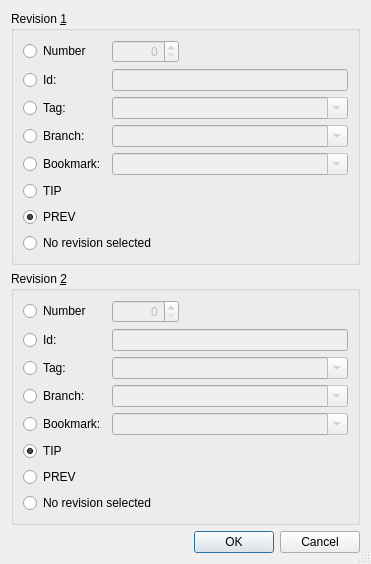
<?xml version="1.0" encoding="UTF-8"?>
<ui version="4.0">
 <class>HgRevisionsSelectionDialog</class>
 <widget class="QDialog" name="HgRevisionsSelectionDialog">
  <property name="geometry">
   <rect>
    <x>0</x>
    <y>0</y>
    <width>371</width>
    <height>505</height>
   </rect>
  </property>
  <property name="windowTitle">
   <string>Mercurial Diff</string>
  </property>
  <property name="sizeGripEnabled">
   <bool>true</bool>
  </property>
  <layout class="QVBoxLayout" name="verticalLayout">
   <item>
    <widget class="QGroupBox" name="rev1GroupBox">
     <property name="title">
      <string>Revision &amp;1</string>
     </property>
     <layout class="QGridLayout" name="gridLayout">
      <item row="0" column="0">
       <widget class="QRadioButton" name="number1Button">
        <property name="toolTip">
         <string>Select to specify a revision by number</string>
        </property>
        <property name="text">
         <string>Number</string>
        </property>
        <property name="checked">
         <bool>false</bool>
        </property>
       </widget>
      </item>
      <item row="0" column="1">
       <widget class="QSpinBox" name="number1SpinBox">
        <property name="enabled">
         <bool>false</bool>
        </property>
        <property name="toolTip">
         <string>Enter a revision number</string>
        </property>
        <property name="alignment">
         <set>Qt::AlignRight</set>
        </property>
        <property name="maximum">
         <number>999999999</number>
        </property>
       </widget>
      </item>
      <item row="0" column="2">
       <spacer>
        <property name="orientation">
         <enum>Qt::Horizontal</enum>
        </property>
        <property name="sizeHint" stdset="0">
         <size>
          <width>40</width>
          <height>20</height>
         </size>
        </property>
       </spacer>
      </item>
      <item row="1" column="0">
       <widget class="QRadioButton" name="id1Button">
        <property name="toolTip">
         <string>Select to specify a revision by changeset id</string>
        </property>
        <property name="text">
         <string>Id:</string>
        </property>
       </widget>
      </item>
      <item row="1" column="1" colspan="2">
       <widget class="QLineEdit" name="id1Edit">
        <property name="enabled">
         <bool>false</bool>
        </property>
        <property name="toolTip">
         <string>Enter a changeset id</string>
        </property>
       </widget>
      </item>
      <item row="2" column="0">
       <widget class="QRadioButton" name="tag1Button">
        <property name="toolTip">
         <string>Select to specify a revision by a tag</string>
        </property>
        <property name="text">
         <string>Tag:</string>
        </property>
       </widget>
      </item>
      <item row="2" column="1" colspan="2">
       <widget class="QComboBox" name="tag1Combo">
        <property name="enabled">
         <bool>false</bool>
        </property>
        <property name="toolTip">
         <string>Enter a tag name</string>
        </property>
        <property name="editable">
         <bool>true</bool>
        </property>
       </widget>
      </item>
      <item row="3" column="0">
       <widget class="QRadioButton" name="branch1Button">
        <property name="toolTip">
         <string>Select to specify a revision by a branch</string>
        </property>
        <property name="text">
         <string>Branch:</string>
        </property>
       </widget>
      </item>
      <item row="3" column="1" colspan="2">
       <widget class="QComboBox" name="branch1Combo">
        <property name="enabled">
         <bool>false</bool>
        </property>
        <property name="toolTip">
         <string>Enter a branch name</string>
        </property>
        <property name="editable">
         <bool>true</bool>
        </property>
       </widget>
      </item>
      <item row="4" column="0">
       <widget class="QRadioButton" name="bookmark1Button">
        <property name="toolTip">
         <string>Select to specify a revision by a bookmark</string>
        </property>
        <property name="text">
         <string>Bookmark:</string>
        </property>
       </widget>
      </item>
      <item row="4" column="1" colspan="2">
       <widget class="QComboBox" name="bookmark1Combo">
        <property name="enabled">
         <bool>false</bool>
        </property>
        <property name="sizePolicy">
         <sizepolicy hsizetype="Expanding" vsizetype="Fixed">
          <horstretch>0</horstretch>
          <verstretch>0</verstretch>
         </sizepolicy>
        </property>
        <property name="toolTip">
         <string>Enter a bookmark name</string>
        </property>
        <property name="editable">
         <bool>true</bool>
        </property>
       </widget>
      </item>
      <item row="5" column="0" colspan="3">
       <widget class="QRadioButton" name="tip1Button">
        <property name="toolTip">
         <string>Select tip revision of repository</string>
        </property>
        <property name="text">
         <string>TIP</string>
        </property>
        <property name="checked">
         <bool>false</bool>
        </property>
       </widget>
      </item>
      <item row="6" column="0" colspan="3">
       <widget class="QRadioButton" name="prev1Button">
        <property name="toolTip">
         <string>Select revision before last commit</string>
        </property>
        <property name="text">
         <string>PREV</string>
        </property>
        <property name="checked">
         <bool>true</bool>
        </property>
       </widget>
      </item>
      <item row="7" column="0" colspan="3">
       <widget class="QRadioButton" name="none1Button">
        <property name="text">
         <string>No revision selected</string>
        </property>
       </widget>
      </item>
     </layout>
    </widget>
   </item>
   <item>
    <widget class="QGroupBox" name="rev2GroupBox">
     <property name="title">
      <string>Revision &amp;2</string>
     </property>
     <layout class="QGridLayout" name="gridLayout_2">
      <item row="0" column="0">
       <widget class="QRadioButton" name="number2Button">
        <property name="toolTip">
         <string>Select to specify a revision by number</string>
        </property>
        <property name="text">
         <string>Number</string>
        </property>
       </widget>
      </item>
      <item row="0" column="1">
       <widget class="QSpinBox" name="number2SpinBox">
        <property name="enabled">
         <bool>false</bool>
        </property>
        <property name="toolTip">
         <string>Enter a revision number</string>
        </property>
        <property name="alignment">
         <set>Qt::AlignRight</set>
        </property>
        <property name="maximum">
         <number>999999999</number>
        </property>
       </widget>
      </item>
      <item row="0" column="2">
       <spacer>
        <property name="orientation">
         <enum>Qt::Horizontal</enum>
        </property>
        <property name="sizeHint" stdset="0">
         <size>
          <width>40</width>
          <height>20</height>
         </size>
        </property>
       </spacer>
      </item>
      <item row="1" column="0">
       <widget class="QRadioButton" name="id2Button">
        <property name="toolTip">
         <string>Select to specify a revision by changeset id</string>
        </property>
        <property name="text">
         <string>Id:</string>
        </property>
       </widget>
      </item>
      <item row="1" column="1" colspan="2">
       <widget class="QLineEdit" name="id2Edit">
        <property name="enabled">
         <bool>false</bool>
        </property>
        <property name="toolTip">
         <string>Enter a changeset id</string>
        </property>
       </widget>
      </item>
      <item row="2" column="0">
       <widget class="QRadioButton" name="tag2Button">
        <property name="toolTip">
         <string>Select to specify a revision by a tag</string>
        </property>
        <property name="text">
         <string>Tag:</string>
        </property>
       </widget>
      </item>
      <item row="2" column="1" colspan="2">
       <widget class="QComboBox" name="tag2Combo">
        <property name="enabled">
         <bool>false</bool>
        </property>
        <property name="toolTip">
         <string>Enter a tag name</string>
        </property>
        <property name="editable">
         <bool>true</bool>
        </property>
       </widget>
      </item>
      <item row="3" column="0">
       <widget class="QRadioButton" name="branch2Button">
        <property name="toolTip">
         <string>Select to specify a revision by a branch</string>
        </property>
        <property name="text">
         <string>Branch:</string>
        </property>
       </widget>
      </item>
      <item row="3" column="1" colspan="2">
       <widget class="QComboBox" name="branch2Combo">
        <property name="enabled">
         <bool>false</bool>
        </property>
        <property name="toolTip">
         <string>Enter a branch name</string>
        </property>
        <property name="editable">
         <bool>true</bool>
        </property>
       </widget>
      </item>
      <item row="4" column="0">
       <widget class="QRadioButton" name="bookmark2Button">
        <property name="toolTip">
         <string>Select to specify a revision by a bookmark</string>
        </property>
        <property name="text">
         <string>Bookmark:</string>
        </property>
       </widget>
      </item>
      <item row="4" column="1" colspan="2">
       <widget class="QComboBox" name="bookmark2Combo">
        <property name="enabled">
         <bool>false</bool>
        </property>
        <property name="sizePolicy">
         <sizepolicy hsizetype="Expanding" vsizetype="Fixed">
          <horstretch>0</horstretch>
          <verstretch>0</verstretch>
         </sizepolicy>
        </property>
        <property name="toolTip">
         <string>Enter a bookmark name</string>
        </property>
        <property name="editable">
         <bool>true</bool>
        </property>
       </widget>
      </item>
      <item row="5" column="0" colspan="3">
       <widget class="QRadioButton" name="tip2Button">
        <property name="toolTip">
         <string>Select tip revision of repository</string>
        </property>
        <property name="text">
         <string>TIP</string>
        </property>
        <property name="checked">
         <bool>true</bool>
        </property>
       </widget>
      </item>
      <item row="6" column="0" colspan="3">
       <widget class="QRadioButton" name="prev2Button">
        <property name="toolTip">
         <string>Select revision before last commit</string>
        </property>
        <property name="text">
         <string>PREV</string>
        </property>
       </widget>
      </item>
      <item row="7" column="0" colspan="3">
       <widget class="QRadioButton" name="none2Button">
        <property name="text">
         <string>No revision selected</string>
        </property>
       </widget>
      </item>
     </layout>
    </widget>
   </item>
   <item>
    <widget class="QDialogButtonBox" name="buttonBox">
     <property name="orientation">
      <enum>Qt::Horizontal</enum>
     </property>
     <property name="standardButtons">
      <set>QDialogButtonBox::Cancel|QDialogButtonBox::Ok</set>
     </property>
    </widget>
   </item>
  </layout>
 </widget>
 <pixmapfunction>qPixmapFromMimeSource</pixmapfunction>
 <tabstops>
  <tabstop>number1Button</tabstop>
  <tabstop>number1SpinBox</tabstop>
  <tabstop>id1Button</tabstop>
  <tabstop>id1Edit</tabstop>
  <tabstop>tag1Button</tabstop>
  <tabstop>tag1Combo</tabstop>
  <tabstop>branch1Button</tabstop>
  <tabstop>branch1Combo</tabstop>
  <tabstop>bookmark1Button</tabstop>
  <tabstop>bookmark1Combo</tabstop>
  <tabstop>tip1Button</tabstop>
  <tabstop>prev1Button</tabstop>
  <tabstop>none1Button</tabstop>
  <tabstop>number2Button</tabstop>
  <tabstop>number2SpinBox</tabstop>
  <tabstop>id2Button</tabstop>
  <tabstop>id2Edit</tabstop>
  <tabstop>tag2Button</tabstop>
  <tabstop>tag2Combo</tabstop>
  <tabstop>branch2Button</tabstop>
  <tabstop>branch2Combo</tabstop>
  <tabstop>bookmark2Button</tabstop>
  <tabstop>bookmark2Combo</tabstop>
  <tabstop>tip2Button</tabstop>
  <tabstop>prev2Button</tabstop>
  <tabstop>none2Button</tabstop>
  <tabstop>buttonBox</tabstop>
 </tabstops>
 <resources/>
 <connections>
  <connection>
   <sender>buttonBox</sender>
   <signal>accepted()</signal>
   <receiver>HgRevisionsSelectionDialog</receiver>
   <slot>accept()</slot>
   <hints>
    <hint type="sourcelabel">
     <x>54</x>
     <y>440</y>
    </hint>
    <hint type="destinationlabel">
     <x>21</x>
     <y>143</y>
    </hint>
   </hints>
  </connection>
  <connection>
   <sender>buttonBox</sender>
   <signal>rejected()</signal>
   <receiver>HgRevisionsSelectionDialog</receiver>
   <slot>reject()</slot>
   <hints>
    <hint type="sourcelabel">
     <x>106</x>
     <y>440</y>
    </hint>
    <hint type="destinationlabel">
     <x>73</x>
     <y>140</y>
    </hint>
   </hints>
  </connection>
  <connection>
   <sender>number1Button</sender>
   <signal>toggled(bool)</signal>
   <receiver>number1SpinBox</receiver>
   <slot>setEnabled(bool)</slot>
   <hints>
    <hint type="sourcelabel">
     <x>62</x>
     <y>45</y>
    </hint>
    <hint type="destinationlabel">
     <x>148</x>
     <y>43</y>
    </hint>
   </hints>
  </connection>
  <connection>
   <sender>number2Button</sender>
   <signal>toggled(bool)</signal>
   <receiver>number2SpinBox</receiver>
   <slot>setEnabled(bool)</slot>
   <hints>
    <hint type="sourcelabel">
     <x>72</x>
     <y>258</y>
    </hint>
    <hint type="destinationlabel">
     <x>183</x>
     <y>258</y>
    </hint>
   </hints>
  </connection>
  <connection>
   <sender>id1Button</sender>
   <signal>toggled(bool)</signal>
   <receiver>id1Edit</receiver>
   <slot>setEnabled(bool)</slot>
   <hints>
    <hint type="sourcelabel">
     <x>32</x>
     <y>71</y>
    </hint>
    <hint type="destinationlabel">
     <x>147</x>
     <y>72</y>
    </hint>
   </hints>
  </connection>
  <connection>
   <sender>id2Button</sender>
   <signal>toggled(bool)</signal>
   <receiver>id2Edit</receiver>
   <slot>setEnabled(bool)</slot>
   <hints>
    <hint type="sourcelabel">
     <x>68</x>
     <y>286</y>
    </hint>
    <hint type="destinationlabel">
     <x>230</x>
     <y>286</y>
    </hint>
   </hints>
  </connection>
  <connection>
   <sender>tag1Button</sender>
   <signal>toggled(bool)</signal>
   <receiver>tag1Combo</receiver>
   <slot>setEnabled(bool)</slot>
   <hints>
    <hint type="sourcelabel">
     <x>59</x>
     <y>105</y>
    </hint>
    <hint type="destinationlabel">
     <x>129</x>
     <y>101</y>
    </hint>
   </hints>
  </connection>
  <connection>
   <sender>branch1Button</sender>
   <signal>toggled(bool)</signal>
   <receiver>branch1Combo</receiver>
   <slot>setEnabled(bool)</slot>
   <hints>
    <hint type="sourcelabel">
     <x>50</x>
     <y>124</y>
    </hint>
    <hint type="destinationlabel">
     <x>117</x>
     <y>128</y>
    </hint>
   </hints>
  </connection>
  <connection>
   <sender>tag2Button</sender>
   <signal>toggled(bool)</signal>
   <receiver>tag2Combo</receiver>
   <slot>setEnabled(bool)</slot>
   <hints>
    <hint type="sourcelabel">
     <x>36</x>
     <y>306</y>
    </hint>
    <hint type="destinationlabel">
     <x>149</x>
     <y>306</y>
    </hint>
   </hints>
  </connection>
  <connection>
   <sender>branch2Button</sender>
   <signal>toggled(bool)</signal>
   <receiver>branch2Combo</receiver>
   <slot>setEnabled(bool)</slot>
   <hints>
    <hint type="sourcelabel">
     <x>73</x>
     <y>331</y>
    </hint>
    <hint type="destinationlabel">
     <x>140</x>
     <y>331</y>
    </hint>
   </hints>
  </connection>
  <connection>
   <sender>bookmark1Button</sender>
   <signal>toggled(bool)</signal>
   <receiver>bookmark1Combo</receiver>
   <slot>setEnabled(bool)</slot>
   <hints>
    <hint type="sourcelabel">
     <x>24</x>
     <y>152</y>
    </hint>
    <hint type="destinationlabel">
     <x>135</x>
     <y>148</y>
    </hint>
   </hints>
  </connection>
  <connection>
   <sender>bookmark2Button</sender>
   <signal>toggled(bool)</signal>
   <receiver>bookmark2Combo</receiver>
   <slot>setEnabled(bool)</slot>
   <hints>
    <hint type="sourcelabel">
     <x>21</x>
     <y>363</y>
    </hint>
    <hint type="destinationlabel">
     <x>145</x>
     <y>361</y>
    </hint>
   </hints>
  </connection>
 </connections>
</ui>
